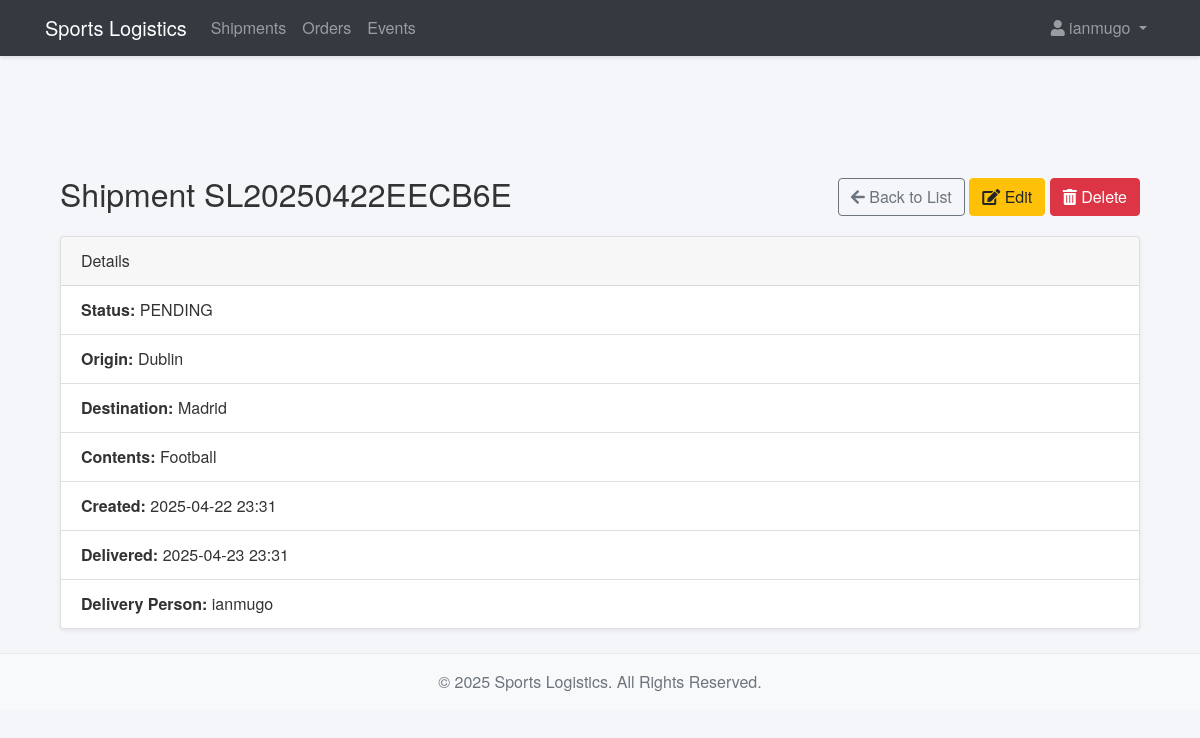
/shipments/4/ (signed in), run on the app's committed database.
### logistics_app/models.py (models this page shows, shortened)
class Shipment(models.Model):
    STATUS_CHOICES = [
        ('PENDING',    'Pending'),
        ('IN_TRANSIT', 'In Transit'),
        ('DELIVERED',  'Delivered'),
    ]
    tracking_number = models.CharField(
        max_length=20,
        unique=True,
        default=generate_tracking_number,
        editable=False,
        help_text="Auto‑generated tracking code"
    )
    status          = models.CharField(max_length=20, choices=STATUS_CHOICES, default='PENDING')
    date_created    = models.DateTimeField(auto_now_add=True)
    date_delivered  = models.DateTimeField(blank=True, null=True)
    origin          = models.CharField(max_length=200)
    destination     = models.CharField(max_length=200)
    contents        = models.TextField(blank=True, null=True)
    event           = models.ForeignKey(Event, on_delete=models.SET_NULL, blank=True, null=True)
    delivery_person = models.ForeignKey(
        User,
        on_delete=models.SET_NULL,
        blank=True,
        null=True,
        related_name='deliveries'
    )

### logistics_app/views.py (the view)
# urls.py: path('shipments/<int:pk>/',      views.ShipmentDetailView.as_view(), name='shipment_detail'),
class ShipmentDetailView(LoginRequiredMixin, DetailView):
    model = Shipment
    template_name = 'logistics_app/shipment_detail.html'
    context_object_name = 'shipment'

### logistics_app/templates/logistics_app/shipment_detail.html (shortened to what this page needs)
{% extends 'base.html' %}
{% load static %}
{% block content %}
<div class="container mt-4">
  <div class="d-flex justify-content-between align-items-center mb-3">
    <h2>Shipment {{ shipment.tracking_number }}</h2>
    <div>
      <a href="{% url 'shipment_list' %}" class="btn btn-outline-secondary">
        <i class="fas fa-arrow-left"></i> Back to List
      </a>
      {% if user.profile.role == 'warehouse_manager' or user.is_superuser %}
        <a href="{% url 'shipment_update' shipment.pk %}" class="btn btn-warning">
          <i class="fas fa-edit"></i> Edit
        </a>
        <a href="{% url 'shipment_delete' shipment.pk %}" class="btn btn-danger">
          <i class="fas fa-trash-alt"></i> Delete
        </a>
      {% endif %}
    </div>
  </div>
  <div class="card mb-4 shadow-sm">
    <div class="card-header">
      Details
    </div>
    <ul class="list-group list-group-flush">
      <li class="list-group-item"><strong>Status:</strong> {{ shipment.status }}</li>
      <li class="list-group-item"><strong>Origin:</strong> {{ shipment.origin }}</li>
      <li class="list-group-item"><strong>Destination:</strong> {{ shipment.destination }}</li>
      <li class="list-group-item"><strong>Contents:</strong> {{ shipment.contents|default:"—" }}</li>
      <li class="list-group-item"><strong>Created:</strong> {{ shipment.date_created|date:"Y-m-d H:i" }}</li>
      <li class="list-group-item">
        <strong>Delivered:</strong>
        {% if shipment.date_delivered %}
          {{ shipment.date_delivered|date:"Y-m-d H:i" }}
        {% else %}
          <span class="text-muted">Not yet delivered</span>
        {% endif %}
      </li>
      {% if shipment.delivery_person %}
        <li class="list-group-item">
          <strong>Delivery Person:</strong> {{ shipment.delivery_person.get_full_name|default:shipment.delivery_person.username }}
        </li>
      {% endif %}
    </ul>
  </div>
</div>
{% endblock %}

### templates/base.html (shortened to what this page needs)
{% load static %}
<!DOCTYPE html>
<html lang="en">
<head>
  <link rel="stylesheet" href="https://stackpath.bootstrapcdn.com/bootstrap/4.5.2/css/bootstrap.min.css">
  <link rel="stylesheet" href="https://cdnjs.cloudflare.com/ajax/libs/font-awesome/5.15.1/css/all.min.css">
  <link rel="stylesheet" href="{% static 'logistics_app/css/custom.css' %}">
</head>
<body>
  <nav class="navbar navbar-expand-lg navbar-dark bg-dark fixed-top">
    <div class="container">
      <a class="navbar-brand" href="{% url 'index' %}">Sports Logistics</a>
      <div class="collapse navbar-collapse" id="navbarNavDropdown">
        <ul class="navbar-nav mr-auto">
          <li class="nav-item">
            <a class="nav-link" href="{% url 'shipment_list' %}">Shipments</a>
          </li>
          <li class="nav-item">
            <a class="nav-link" href="{% url 'order_list' %}">Orders</a>
          </li>
          <li class="nav-item">
            <a class="nav-link" href="{% url 'event_list' %}">Events</a>
          </li>
        </ul>
        <ul class="navbar-nav">
          {% if user.is_authenticated %}
            <li class="nav-item dropdown">
              <a class="nav-link dropdown-toggle" href="#" id="userDropdown" role="button" data-toggle="dropdown"
                 aria-haspopup="true" aria-expanded="false">
                <i class="fas fa-user"></i> {{ user.username }}
              </a>
            </li>
          {% else %}
            <li class="nav-item">
              <a class="nav-link" href="{% url 'login' %}">Login</a>
            </li>
          {% endif %}
        </ul>
      </div>
    </div>
  </nav>
  <div class="container" style="padding-top: 80px;">
    {% block content %}{% endblock %}
  </div>
  <footer class="mt-auto py-3 bg-light">
    <div class="container">
      <p class="text-muted mb-0">&copy; 2025 Sports Logistics. All Rights Reserved.</p>
    </div>
  </footer>
</body>
</html>

### logistics_app/static/logistics_app/css/custom.css (style rules this page uses)
body { padding-top: 70px; background: #f4f6f9; font-family: 'Helvetica Neue', Helvetica, Arial, sans-serif; color: #333; }
.navbar { box-shadow: 0 2px 4px rgba(0, 0, 0, 0.1); }
footer { background-color: #fff; padding: 20px 0; text-align: center; margin-top: 40px; border-top: 1px solid #eaeaea; }

### data on the page
Shipment: tracking_number "SL20250422EECB6E", status "PENDING", origin "Dublin", destination "Madrid", contents "Football", date_created "2025-04-22 23:31", date_delivered "2025-04-23 23:31", delivery_person.get_full_name "ianmugo"

### other printed values
{{ user.username }} "ianmugo"
